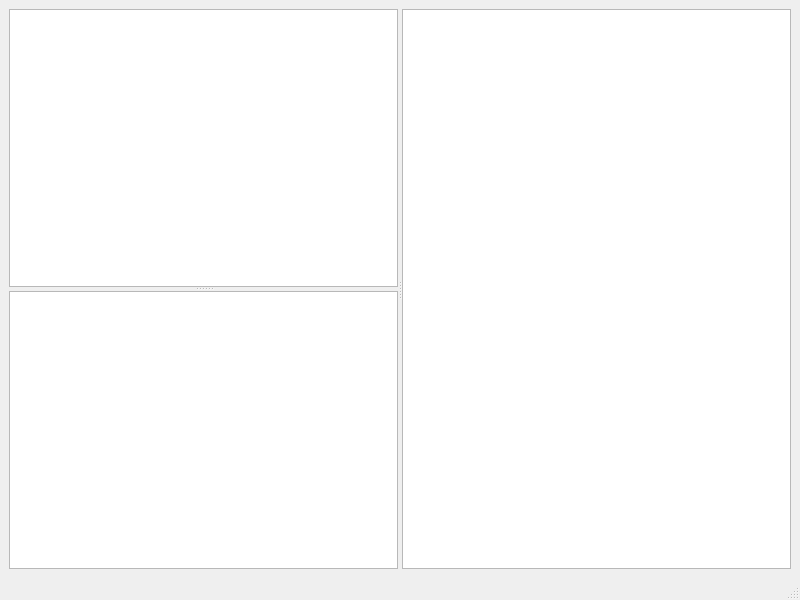
<?xml version="1.0" encoding="UTF-8"?>
<ui version="4.0">
 <class>MainWindow</class>
 <widget class="QMainWindow" name="MainWindow">
  <property name="geometry">
   <rect>
    <x>0</x>
    <y>0</y>
    <width>800</width>
    <height>600</height>
   </rect>
  </property>
  <property name="windowTitle">
   <string>MainWindow</string>
  </property>
  <widget class="QWidget" name="centralwidget">
   <layout class="QVBoxLayout" name="verticalLayout">
    <item>
     <widget class="QSplitter" name="splitHorz">
      <property name="orientation">
       <enum>Qt::Horizontal</enum>
      </property>
      <widget class="QSplitter" name="splitter">
       <property name="orientation">
        <enum>Qt::Vertical</enum>
       </property>
       <widget class="QTreeView" name="dirsView"/>
       <widget class="QListView" name="filesView"/>
      </widget>
      <widget class="QTextEdit" name="textView"/>
     </widget>
    </item>
   </layout>
  </widget>
  <widget class="QMenuBar" name="menubar">
   <property name="geometry">
    <rect>
     <x>0</x>
     <y>0</y>
     <width>800</width>
     <height>20</height>
    </rect>
   </property>
  </widget>
  <widget class="QStatusBar" name="statusbar"/>
 </widget>
 <resources/>
 <connections/>
</ui>
